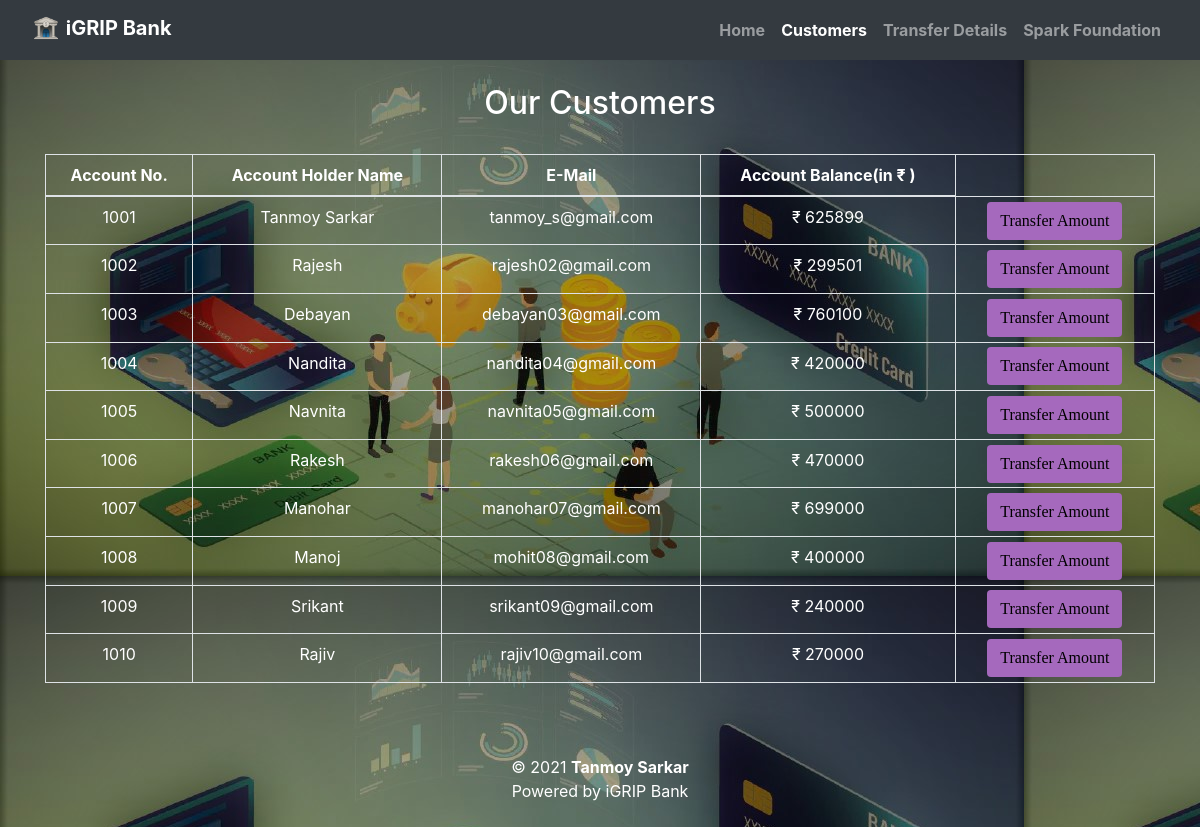
The page /customers.php on the database its author committed.
### tables this page shows
CREATE TABLE `users` (
  `id` int(3) NOT NULL,
  `name` text NOT NULL,
  `email` varchar(30) NOT NULL,
  `balance` int(8) NOT NULL
);

### customers.php (the view, shortened to what this page needs)
<!DOCTYPE html>
<html lang="en">
<head>
  <link rel="stylesheet" href="https://maxcdn.bootstrapcdn.com/bootstrap/4.0.0/css/bootstrap.min.css">
</head>
<body style="background-image : url(./Pictures/customer.jpg)">
  <nav class="navbar navbar-expand-lg navbar-dark bg-dark font-weight-bold">
    <div class="container-fluid">
    <a class="navbar-brand" href="index.php">
        <img src="./Pictures/icon.svg" width="30" height="30" alt="iGRIP_logo" class="mb-1">
        iGRIP Bank
      </a>
      <div class="collapse navbar-collapse" id="navbarSupportedContent">
        <ul class="navbar-nav ml-auto">
          <li class="nav-item">
            <a class="nav-link" aria-current="page" href="index.php">Home</a>
          </li>
          <li class="nav-item">
            <a class="nav-link active" aria-current="page" href="customers.php">Customers</a>
          </li>
          <li class="nav-item">
            <a class="nav-link" aria-current="page" href="transactions.php">Transfer Details</a>
          </li>
          <li class="nav-item">
            <a class="nav-link" aria-current="page" target="_blank" href="https://internship.thesparksfoundation.info/">Spark Foundation</a>
          </li>
        </ul>
      </div>
    </div>
  </nav>
  <?php
  include 'config.php';
  $sql = "SELECT * FROM users";
  $result = mysqli_query($conn, $sql);
  ?>
  <div class="container">
    <h2 class="text-center pt-4 text-white">Our Customers</h2>
    <br>
    <div class="row">
      <div class="col">
        <div class="table-responsive-sm">
          <table class="table table-hover table-sm table-striped table-condensed table-bordered text-white text-center">
            <thead>
              <tr>
                <th scope="col" class="text-center py-2">Account No.</th>
                <th scope="col" class="text-center py-2">Account Holder Name</th>
                <th scope="col" class="text-center py-2">E-Mail</th>
                <th scope="col" class="text-center py-2">Account Balance(in &#x20B9 )</th>
              </tr>
            </thead>
            <tbody>
              <?php
              while ($rows = mysqli_fetch_assoc($result)) {
              ?>
                <tr>
                  <td class="py-2"><?php echo $rows['id'] ?></td>
                  <td class="py-2"><?php echo $rows['name'] ?></td>
                  <td class="py-2"><?php echo $rows['email'] ?></td>
                  <td class="py-2">&#x20B9 <?php echo $rows['balance'] ?></td>
                  <td><a href="selecteduserdetail.php?id= <?php echo $rows['id']; ?>">
                      <button type="button" class="btn" style="background-color : #A569BD; font-family:Georgia">Transfer Amount</button>
                    </a>
                  </td>
                </tr>
              <?php
              }
              ?>
            </tbody>
          </table>
        </div>
      </div>
    </div>
  </div>
  <footer class="text-center mt-5 py-2 text-white">
    <p>&copy 2021 <b>Tanmoy Sarkar</b> <br>Powered by iGRIP Bank</p>
  </footer>
</body>
</html>

### customers.php (style rules this page uses)
button { transition: 1.5s; }

### rows shown on the page
users: id "1001", name "Tanmoy Sarkar", email "tanmoy_s@gmail.com", balance "625899"
users: id "1002", name "Rajesh", email "rajesh02@gmail.com", balance "299501"
users: id "1003", name "Debayan", email "debayan03@gmail.com", balance "760100"
users: id "1004", name "Nandita", email "nandita04@gmail.com", balance "420000"
users: id "1005", name "Navnita", email "navnita05@gmail.com", balance "500000"
users: id "1006", name "Rakesh", email "rakesh06@gmail.com", balance "470000"
users: id "1007", name "Manohar", email "manohar07@gmail.com", balance "699000"
users: id "1008", name "Manoj", email "mohit08@gmail.com", balance "400000"
users: id "1009", name "Srikant", email "srikant09@gmail.com", balance "240000"
users: id "1010", name "Rajiv", email "rajiv10@gmail.com", balance "270000"
